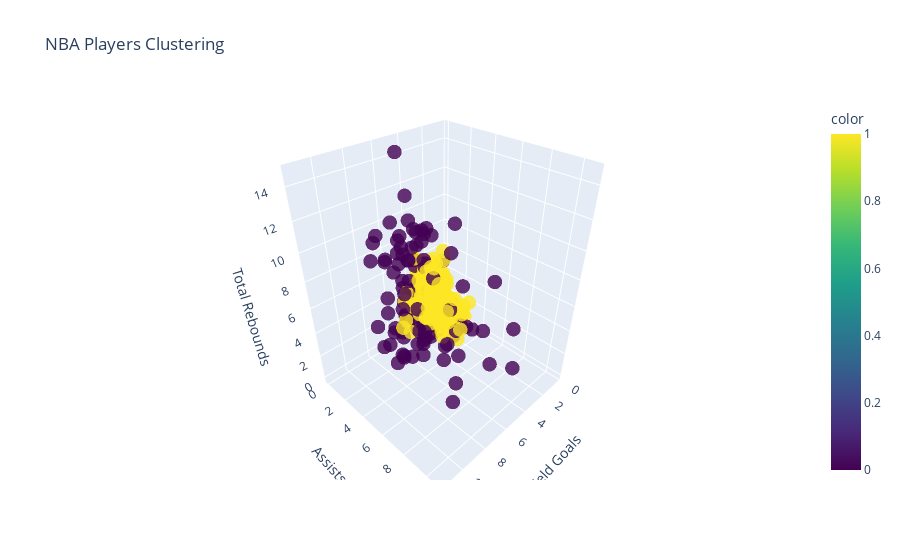

The notebook cell saved with this chart:
### Code cell
#Create a visualization of the results with 2 or 3 variables that you think will best
#differentiate the clusters

fig = px.scatter_3d(NBA, x='FG', y='AST', z='TRB', color=kmeans_obj1.labels_,
                     title='NBA Players Clustering',
                     labels={'FG': 'Field Goals', 'AST': 'Assists', 'TRB': 'Total Rebounds'},
                     color_continuous_scale=px.colors.sequential.Viridis)
fig.update_traces(marker=dict(size=5, opacity=0.8))
fig.show()

### Figure 1 — Plotly figure (JSON) as saved in the notebook; plotly's stock layout.template omitted (floating-point values rounded to 4 significant figures; data arrays with more than 128 entries replaced by an {"elided": "..."} marker saying what was removed)
{"data": [{"hovertemplate": "Field Goals=%{x}<br>Assists=%{y}<br>Total Rebounds=%{z}<br>color=%{marker.color}<extra></extra>", "legendgroup": "", "marker": {"color": {"elided": "390 int values"}, "coloraxis": "coloraxis", "opacity": 0.8, "size": 5, "symbol": "circle"}, "mode": "markers", "name": "", "scene": "scene", "showlegend": false, "type": "scatter3d", "x": {"elided": "390 float values"}, "y": {"elided": "390 float values"}, "z": {"elided": "390 float values"}}], "layout": {"coloraxis": {"colorbar": {"title": {"text": "color"}}, "colorscale": [[0, "#440154"], [0.1111, "#482878"], [0.2222, "#3e4989"], [0.3333, "#31688e"], [0.4444, "#26828e"], [0.5556, "#1f9e89"], [0.6667, "#35b779"], [0.7778, "#6ece58"], [0.8889, "#b5de2b"], [1, "#fde725"]]}, "legend": {"tracegroupgap": 0}, "scene": {"domain": {"x": [0, 1], "y": [0, 1]}, "xaxis": {"title": {"text": "Field Goals"}}, "yaxis": {"title": {"text": "Assists"}}, "zaxis": {"title": {"text": "Total Rebounds"}}}, "title": {"text": "NBA Players Clustering"}}}
